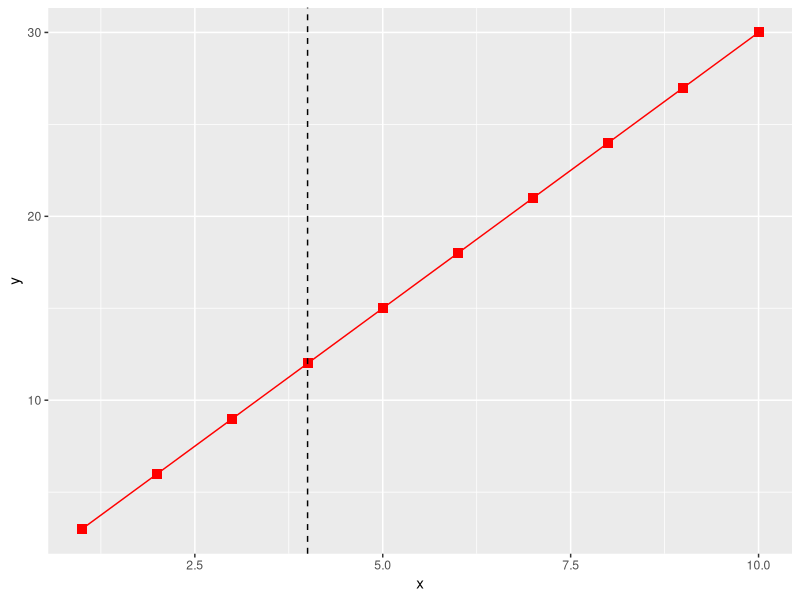
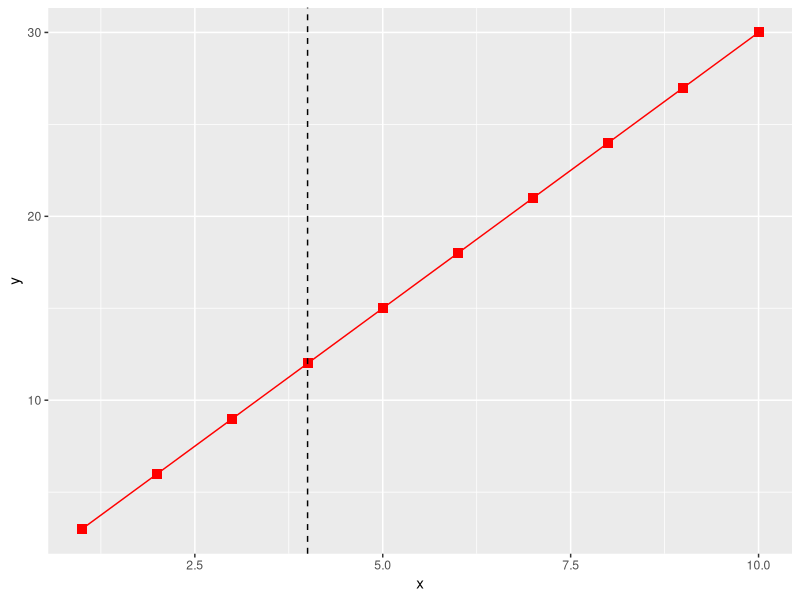

These figures' R source, in order:
library(ggplot2)

data <- data.frame(x=1:10, y=(1:10)*3)

ggplot(data, aes(x = x, y = y))+
  geom_line(color='red')+
  geom_point(size = 3, color = 'red', shape = 15)+
  geom_vline(xintercept = 4, linetype=14)

ggsave("example.png", width = 7, height = 5)